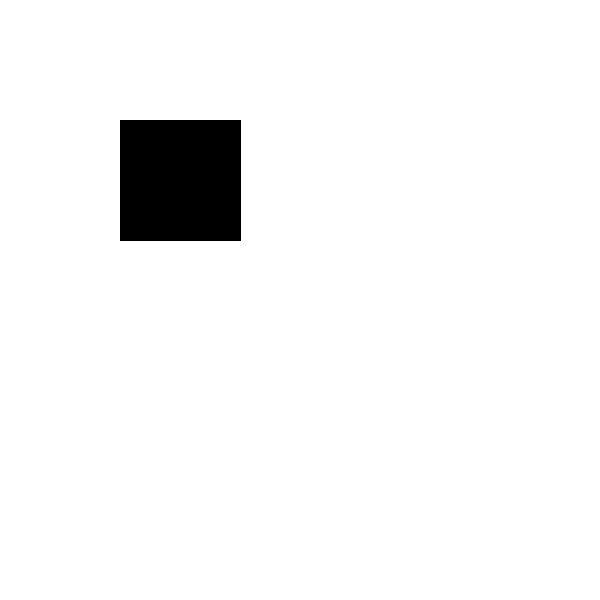
Frame 1 (no input)
Frame 60 (the mouse pressed at the canvas centre just before this capture): identical to frame 1, image omitted
Frame 120 (the mouse held since frame 60 and released just before this capture): identical to frame 1, image omitted

The Processing sketch that drew this single still picture (run headless with seeded random() and noise(); from frame 60 on, the mouse is pressed at the canvas centre):

// Processing sketch: GridClips
// ── GridClips.pde
MoveClip mc;

void setup(){
  size(600,600);
  mc = new MoveClip(1,1);
}

void draw(){
  background(255);
  
  mc.draw();
}

// ── MoveClip.pde
class MoveClip
{
  int gridX;
  int gridY;
  int sizeX;
  int sizeY;
  
  int targetGridX;
  int targetGridY;
  
  int moveX;
  int moveY;
  
  color c = #000000;
  
  MoveClip(int gx, int gy){
    gridX = gx;
    gridY = gy;
    sizeX = width / 5;
    sizeY = height / 5;
  }
  
  void draw(){    
    fill(c);
    rect( sizeX * gridX, sizeY * gridY, sizeX, sizeY);
  }
  
  
  
}
